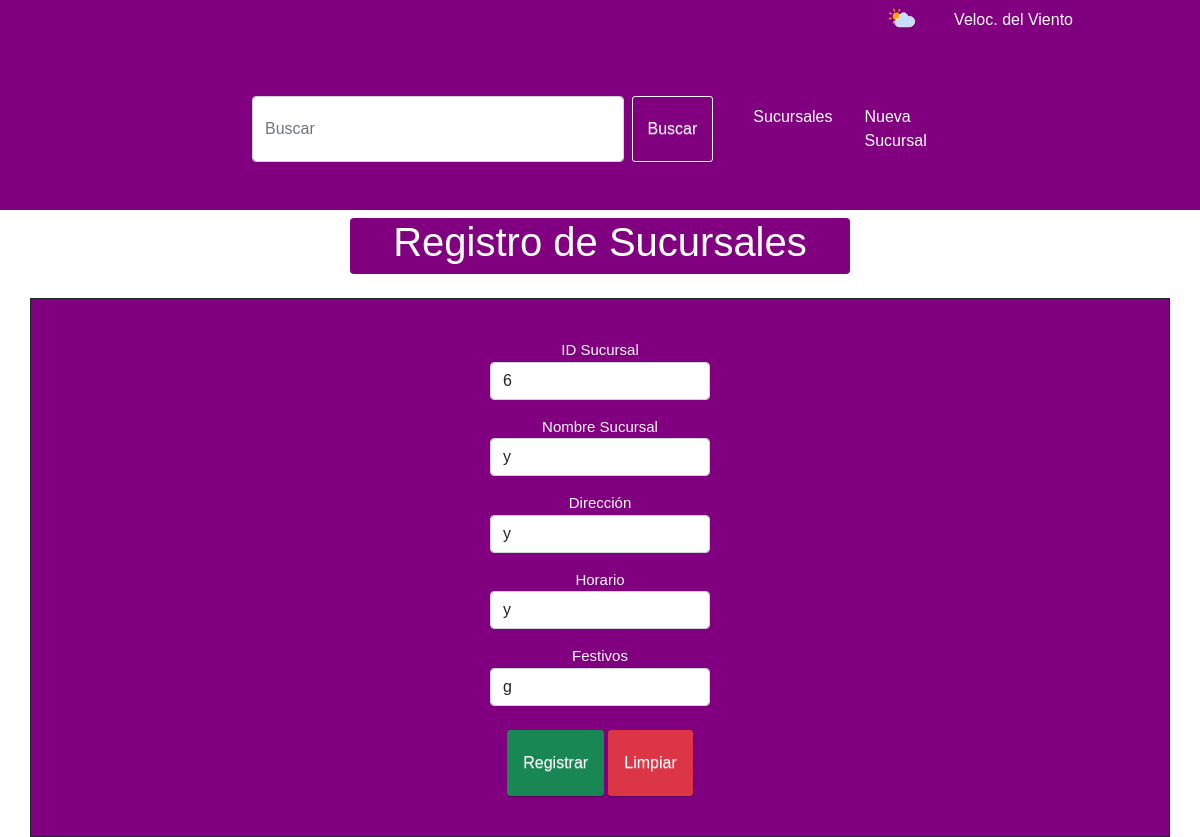
/crudsucursales/editar_sucursal/6, run on the app's committed database.
### crudsucursales/models.py (models this page shows)
class Sucursal(models.Model):
        idSucursal = models.CharField(primary_key=True,verbose_name='idSucursal', max_length=10)
        nombresucursal = models.CharField(verbose_name='NombreSucursal',max_length=30)
        direccion = models.CharField(verbose_name='Direccion',max_length=50)
        horario = models.CharField(verbose_name='Horario',max_length=50)
        festivos = models.CharField(verbose_name='Festivos',max_length=50)

### crudsucursales/views.py (the view, shortened to what this page needs)
# urls.py: path('editar_sucursal/<sucursal_id>',editar_sucursal,name='sucursal_edicion'),
def editar_sucursal(request,sucursal_id):
    try:
        sucursal = Sucursal.objects.get(idSucursal=sucursal_id)
        form = SucursalForm(instance=sucursal)
        context = {'form':form}
        return render(request,'crudsucursales/sucursal_edicion.html',context)
    except:
        return redirect(reverse('editarsucursales') + "?NO_EXITS")

### crudsucursales/forms.py
class SucursalForm(ModelForm):
    class Meta:
        model = Sucursal
        fields = [
            'idSucursal',
            'nombresucursal',
            'direccion',
            'horario',
            'festivos'
        ]
        labels = {
            'idSucursal':'ID Sucursal',
            'nombresucursal': 'Nombre de la sucursal',
            'direccion': 'Dirección',
            'horario': 'Horario',
            'festivos': 'Festivos'
        }
        widgets = {
            'idSucursal':forms.TextInput(attrs={'class':'form-control'}),
            'nombresucursal':forms.TextInput(attrs={'class':'form-control'}),
            'direccion':forms.TextInput(attrs={'class':'form-control'}),
            'horario':forms.TextInput(attrs={'class':'form-control'}),
            'festivos':forms.TextInput(attrs={'class':'form-control'})
        }

### crudsucursales/templates/crudsucursales/sucursal_edicion.html (shortened to what this page needs)
{% extends 'crudsucursales/base.html' %}
{% load static %}
{% block first_content %}
    <div class="container col-5 mt-2 text-white text-center rounded" style="background-color: purple;">
        <h1>Registro de Sucursales</h1>
    </div>
    <div class="container mt-4 mb-4 border border-dark" style="background-color: purple;">
        <div class="table-responsive">
            <form action="" method="POST" enctype="multipart/form-data">
                <div class="row form-group pb-3">
                    <label for="idSucursal" class="text-light text-center">
                        ID Sucursal
                    </label>
                    <div class="input-group">
                        {{form.idSucursal}}
                    </div>
                </div>
                <div class="row form-group pb-3">
                    <label for="nombresucursal" class="text-light text-center">
                        Nombre Sucursal
                    </label>
                    <div class="input-group">
                        {{form.nombresucursal}}
                    </div>
                </div>
                <div class="row form-group pb-3">
                    <label for="direccion" class="text-light text-center">
                        Dirección
                    </label>
                    <div class="input-group">
                        {{form.direccion}}
                    </div>
                </div>
                <div class="row form-group pb-3">
                    <label for="horario" class="text-light text-center">
                        Horario
                    </label>
                    <div class="input-group">
                        {{form.horario}}
                    </div>
                </div>
                <div class="row form-group pb-3">
                    <label for="festivos" class="text-light text-center">
                        Festivos
                    </label>
                    <div class="input-group">
                        {{form.festivos}}
                    </div>
                </div>
                <div class="text-center mt-2">
                    <input type="submit" class="btn btn-success" id="registrar" value="Registrar">
                    <input type="reset" class="btn btn-danger" id="limpiar" value="Limpiar">
                </div>
            </form>
        </div>
    </div>
{% endblock %}

### core/static/core/css/styles.css (style rules this page uses)
body { font-family: Arial; box-sizing: border-box; }
form { margin: 0 auto; width: 300px; padding: 40px; border-radius: 3px; font-size: 15px; }
input, textarea { outline: none; }
.btn { border-radius: 3px; display: inline-block; padding: 20px 15px; text-decoration: none; text-shadow: 0 1px 0 rgba(255,255,255,0.3); box-shadow: 0 1px 1px rgba(0,0,0,0.3); }
.page_color { background-color: #ffffff; }
div { color: white; }
body { height: 90vh; display: flex; flex-direction: column; }

### data on the page
Sucursal: idSucursal "6", nombresucursal "y", direccion "y", horario "y", festivos "g"
